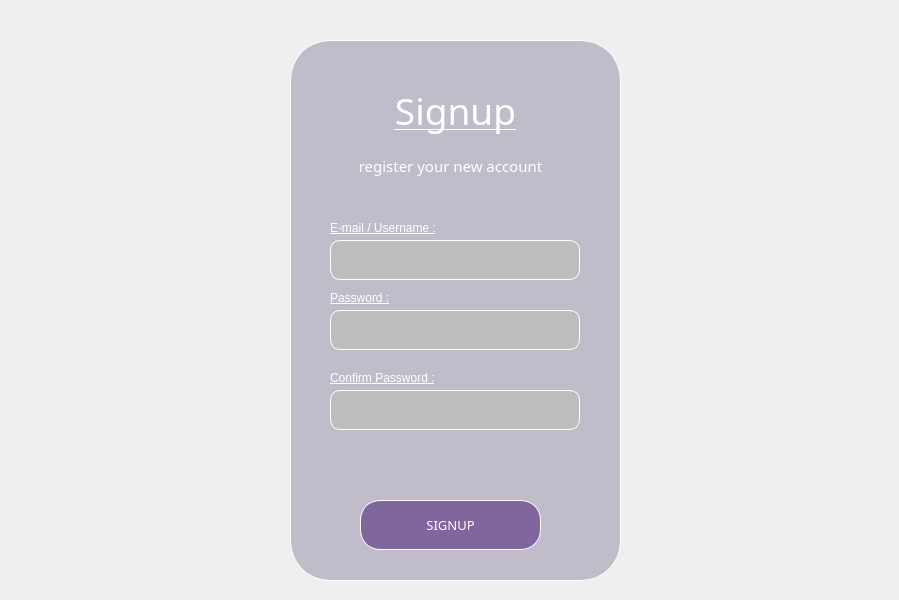
<?xml version="1.0" encoding="UTF-8"?>
<ui version="4.0">
 <class>Dialog</class>
 <widget class="QDialog" name="Dialog">
  <property name="geometry">
   <rect>
    <x>0</x>
    <y>0</y>
    <width>899</width>
    <height>600</height>
   </rect>
  </property>
  <property name="windowTitle">
   <string>Dialog</string>
  </property>
  <widget class="QLabel" name="image_backdop">
   <property name="geometry">
    <rect>
     <x>0</x>
     <y>0</y>
     <width>900</width>
     <height>600</height>
    </rect>
   </property>
   <property name="sizePolicy">
    <sizepolicy hsizetype="Expanding" vsizetype="Expanding">
     <horstretch>0</horstretch>
     <verstretch>0</verstretch>
    </sizepolicy>
   </property>
   <property name="styleSheet">
    <string notr="true"/>
   </property>
   <property name="text">
    <string/>
   </property>
   <property name="pixmap">
    <pixmap>backdop3.jpg</pixmap>
   </property>
  </widget>
  <widget class="QFrame" name="login_frame">
   <property name="geometry">
    <rect>
     <x>290</x>
     <y>40</y>
     <width>331</width>
     <height>541</height>
    </rect>
   </property>
   <property name="font">
    <font>
     <family>Microsoft Himalaya</family>
    </font>
   </property>
   <property name="layoutDirection">
    <enum>Qt::LeftToRight</enum>
   </property>
   <property name="styleSheet">
    <string notr="true">
border-radius: 40px;
border: 0.5px solid white;

background-color: qlineargradient(spread:pad, x1:0.642, y1:1, x2:0.542, y2:0, stop:0.121053 rgba(81, 31, 82, 255), stop:0.252632 rgba(105, 59, 105, 255), stop:0.463158 rgba(213, 136, 125, 255), stop:0.678947 rgba(169, 135, 168, 255), stop:0.710526 rgba(169, 135, 168, 255), stop:0.947368 rgba(48, 63, 159, 255));
background-color: rgba(80, 68, 111, 0.3);</string>
   </property>
   <property name="frameShape">
    <enum>QFrame::StyledPanel</enum>
   </property>
   <property name="frameShadow">
    <enum>QFrame::Raised</enum>
   </property>
   <widget class="QLabel" name="label">
    <property name="geometry">
     <rect>
      <x>60</x>
      <y>40</y>
      <width>211</width>
      <height>61</height>
     </rect>
    </property>
    <property name="font">
     <font>
      <family>Segoe Script</family>
      <pointsize>28</pointsize>
      <weight>50</weight>
      <italic>false</italic>
      <bold>false</bold>
      <underline>true</underline>
      <strikeout>false</strikeout>
      <stylestrategy>PreferDefault</stylestrategy>
      <kerning>true</kerning>
     </font>
    </property>
    <property name="layoutDirection">
     <enum>Qt::LeftToRight</enum>
    </property>
    <property name="styleSheet">
     <string notr="true">background-color: transparent;
color : white;
border: transparent;

</string>
    </property>
    <property name="text">
     <string>Signup</string>
    </property>
    <property name="textFormat">
     <enum>Qt::PlainText</enum>
    </property>
    <property name="alignment">
     <set>Qt::AlignCenter</set>
    </property>
   </widget>
   <widget class="QPushButton" name="signup">
    <property name="geometry">
     <rect>
      <x>70</x>
      <y>460</y>
      <width>181</width>
      <height>50</height>
     </rect>
    </property>
    <property name="sizePolicy">
     <sizepolicy hsizetype="Preferred" vsizetype="Preferred">
      <horstretch>50</horstretch>
      <verstretch>50</verstretch>
     </sizepolicy>
    </property>
    <property name="minimumSize">
     <size>
      <width>50</width>
      <height>50</height>
     </size>
    </property>
    <property name="sizeIncrement">
     <size>
      <width>50</width>
      <height>50</height>
     </size>
    </property>
    <property name="baseSize">
     <size>
      <width>50</width>
      <height>50</height>
     </size>
    </property>
    <property name="font">
     <font>
      <family>Sylfaen</family>
      <pointsize>10</pointsize>
     </font>
    </property>
    <property name="cursor">
     <cursorShape>PointingHandCursor</cursorShape>
    </property>
    <property name="styleSheet">
     <string notr="true">QPushButton{ border-radius: 20px;
 background-color: #80669d;
color : white;
border: 0.5px solid white; 
}

QPushButton:pressed{
font: 8pt &quot;Sylfaen&quot;;
}</string>
    </property>
    <property name="text">
     <string>SIGNUP</string>
    </property>
   </widget>
   <widget class="QLabel" name="label_2">
    <property name="geometry">
     <rect>
      <x>30</x>
      <y>100</y>
      <width>261</width>
      <height>51</height>
     </rect>
    </property>
    <property name="font">
     <font>
      <family>Sylfaen</family>
      <pointsize>11</pointsize>
      <weight>50</weight>
      <italic>false</italic>
      <bold>false</bold>
      <underline>false</underline>
      <strikeout>false</strikeout>
      <stylestrategy>PreferDefault</stylestrategy>
      <kerning>true</kerning>
     </font>
    </property>
    <property name="layoutDirection">
     <enum>Qt::LeftToRight</enum>
    </property>
    <property name="styleSheet">
     <string notr="true">background-color: transparent;
color : white;
border: transparent;

</string>
    </property>
    <property name="text">
     <string>register your new account</string>
    </property>
    <property name="textFormat">
     <enum>Qt::PlainText</enum>
    </property>
    <property name="alignment">
     <set>Qt::AlignCenter</set>
    </property>
   </widget>
   <widget class="QLineEdit" name="emailfield">
    <property name="geometry">
     <rect>
      <x>40</x>
      <y>200</y>
      <width>250</width>
      <height>40</height>
     </rect>
    </property>
    <property name="font">
     <font>
      <family>Sylfaen</family>
      <pointsize>10</pointsize>
     </font>
    </property>
    <property name="cursor">
     <cursorShape>IBeamCursor</cursorShape>
    </property>
    <property name="styleSheet">
     <string notr="true">border-radius: 10px;
background-color: rgb(189, 189, 189);
</string>
    </property>
    <property name="text">
     <string/>
    </property>
   </widget>
   <widget class="QLineEdit" name="passwordfield">
    <property name="geometry">
     <rect>
      <x>40</x>
      <y>270</y>
      <width>250</width>
      <height>40</height>
     </rect>
    </property>
    <property name="font">
     <font>
      <family>Sylfaen</family>
      <pointsize>10</pointsize>
     </font>
    </property>
    <property name="layoutDirection">
     <enum>Qt::LeftToRight</enum>
    </property>
    <property name="styleSheet">
     <string notr="true">border-radius: 10px;
background-color: rgb(189, 189, 189);
</string>
    </property>
    <property name="text">
     <string/>
    </property>
    <property name="maxLength">
     <number>32766</number>
    </property>
    <property name="frame">
     <bool>true</bool>
    </property>
    <property name="echoMode">
     <enum>QLineEdit::Password</enum>
    </property>
    <property name="cursorPosition">
     <number>0</number>
    </property>
    <property name="alignment">
     <set>Qt::AlignLeading|Qt::AlignLeft|Qt::AlignVCenter</set>
    </property>
   </widget>
   <widget class="QLabel" name="label_3">
    <property name="geometry">
     <rect>
      <x>40</x>
      <y>180</y>
      <width>251</width>
      <height>16</height>
     </rect>
    </property>
    <property name="styleSheet">
     <string notr="true">border:0;
text-decoration: underline;
background-color: rgba(0,0,0,0);
font: 10pt &quot;Sylfaen&quot;;
color: rgb(255, 255, 255);</string>
    </property>
    <property name="text">
     <string>E-mail / Username :</string>
    </property>
   </widget>
   <widget class="QLabel" name="label_4">
    <property name="geometry">
     <rect>
      <x>40</x>
      <y>250</y>
      <width>251</width>
      <height>16</height>
     </rect>
    </property>
    <property name="styleSheet">
     <string notr="true">border:0;
text-decoration: underline;
background-color: rgba(0,0,0,0);
font: 10pt &quot;Sylfaen&quot;;
color: rgb(255, 255, 255);</string>
    </property>
    <property name="text">
     <string>Password :</string>
    </property>
   </widget>
   <widget class="QLabel" name="error">
    <property name="geometry">
     <rect>
      <x>40</x>
      <y>410</y>
      <width>251</width>
      <height>16</height>
     </rect>
    </property>
    <property name="styleSheet">
     <string notr="true">border:0;
text-decoration: underline;
background-color: rgba(0,0,0,0);
font: 10pt &quot;Sylfaen&quot;;
color: rgb(255, 0, 0);</string>
    </property>
    <property name="text">
     <string/>
    </property>
    <property name="alignment">
     <set>Qt::AlignCenter</set>
    </property>
   </widget>
   <widget class="QLabel" name="label_5">
    <property name="geometry">
     <rect>
      <x>40</x>
      <y>330</y>
      <width>251</width>
      <height>16</height>
     </rect>
    </property>
    <property name="styleSheet">
     <string notr="true">border:0;
text-decoration: underline;
background-color: rgba(0,0,0,0);
font: 10pt &quot;Sylfaen&quot;;
color: rgb(255, 255, 255);</string>
    </property>
    <property name="text">
     <string>Confirm Password :</string>
    </property>
   </widget>
   <widget class="QLineEdit" name="confirmpasswordfield">
    <property name="geometry">
     <rect>
      <x>40</x>
      <y>350</y>
      <width>250</width>
      <height>40</height>
     </rect>
    </property>
    <property name="font">
     <font>
      <family>Sylfaen</family>
      <pointsize>10</pointsize>
     </font>
    </property>
    <property name="layoutDirection">
     <enum>Qt::LeftToRight</enum>
    </property>
    <property name="styleSheet">
     <string notr="true">border-radius: 10px;
background-color: rgb(189, 189, 189);
</string>
    </property>
    <property name="text">
     <string/>
    </property>
    <property name="maxLength">
     <number>32766</number>
    </property>
    <property name="frame">
     <bool>true</bool>
    </property>
    <property name="echoMode">
     <enum>QLineEdit::Password</enum>
    </property>
    <property name="cursorPosition">
     <number>0</number>
    </property>
    <property name="alignment">
     <set>Qt::AlignLeading|Qt::AlignLeft|Qt::AlignVCenter</set>
    </property>
   </widget>
  </widget>
 </widget>
 <resources>
  <include location="C:/Users/boomh/Downloads/resource.qrc"/>
 </resources>
 <connections/>
</ui>
